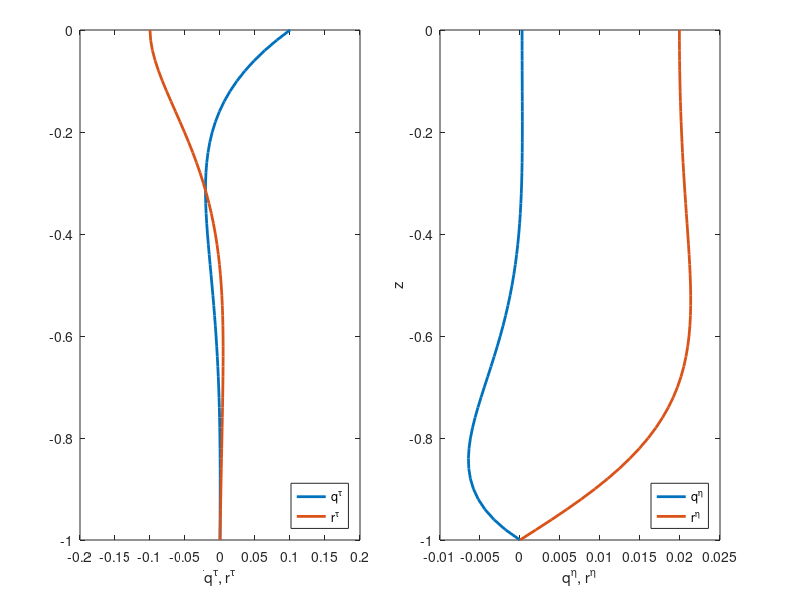

MATLAB code for this plot:
%%ID compute and plot q(z) and r(z) from equation 2.7
%%ID draws figure 2.1

clear
delta=0.2;
nz=51;
z=linspace(-1,0,nz);

alpha=(1+i)/delta;
qirtau=sinh(alpha*(z+1))/alpha/cosh(alpha);
qireta=(cosh(alpha*z)/cosh(alpha)-1)/alpha^2;

set(gcf,'position',[500,1000,1000,700]);clf
axes('position',[0.1,0.1,0.35,0.85]);
plot(real(qirtau),z,'linewidth',2);
hold on
plot(imag(qirtau),z,'linewidth',2);
xlabel('q^\tau, r^\tau');
legend('q^\tau','r^\tau','location','southeast')
axes('position',[0.55,0.1,0.35,0.85]);
plot(real(qireta),z,'linewidth',2);
hold on
plot(imag(qireta),z,'linewidth',2);
legend('q^\eta','r^\eta','location','southeast')
xlabel('q^\eta, r^\eta');
ylabel('z')
%%print -dpng ../../words/figs/C2/figure1.png
